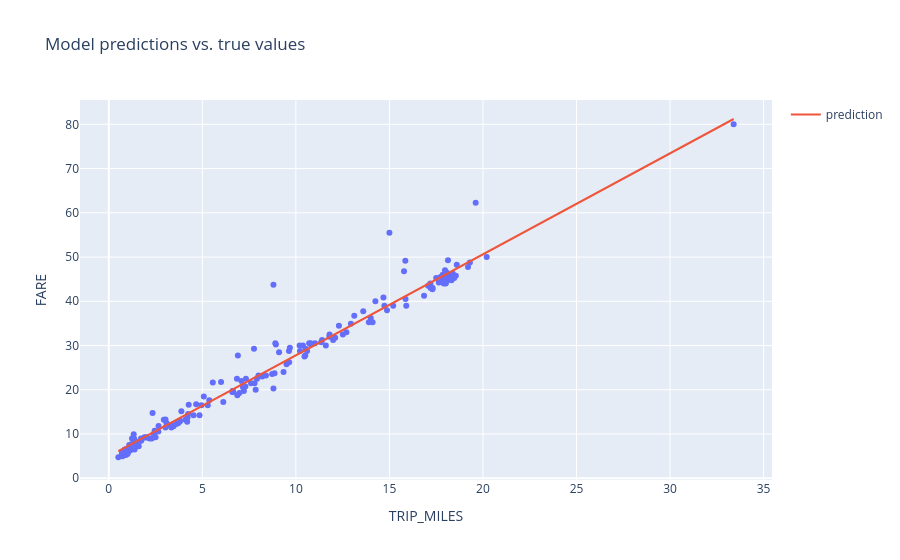

Source (notebook cell):
### Code cell
settings_1 = ml_edu.experiment.ExperimentSettings(
    learning_rate = 0.001,
    number_epochs = 20,
    batch_size = 50,
    input_features = ['TRIP_MILES']
)

metrics = [keras.metrics.RootMeanSquaredError(name='rmse')]

model_1 = create_model(settings_1, metrics)

experiment_1 = train_model('one_feature', model_1, training_df, 'FARE', settings_1)

ml_edu.results.plot_experiment_metrics(experiment_1, ['rmse'])
ml_edu.results.plot_model_predictions(experiment_1, training_df, 'FARE')

### Figure 1 — Plotly figure (JSON) as saved in the notebook; plotly's stock layout.template omitted (floating-point values rounded to 4 significant figures; data arrays with more than 128 entries replaced by an {"elided": "..."} marker saying what was removed)
{"data": [{"hovertemplate": "TRIP_MILES=%{x}<br>FARE=%{y}<extra></extra>", "legendgroup": "", "marker": {"color": "#636efa", "symbol": "circle"}, "mode": "markers", "name": "", "orientation": "v", "showlegend": false, "type": "scatter", "x": {"elided": "200 float values"}, "xaxis": "x", "y": {"elided": "200 float values"}, "yaxis": "y"}, {"mode": "lines", "name": "prediction", "type": "scatter", "x": {"elided": "200 float values"}, "y": {"elided": "200 float values"}}], "layout": {"legend": {"tracegroupgap": 0}, "title": {"text": "Model predictions vs. true values"}, "xaxis": {"anchor": "y", "domain": [0, 1], "title": {"text": "TRIP_MILES"}}, "yaxis": {"anchor": "x", "domain": [0, 1], "title": {"text": "FARE"}}}}
